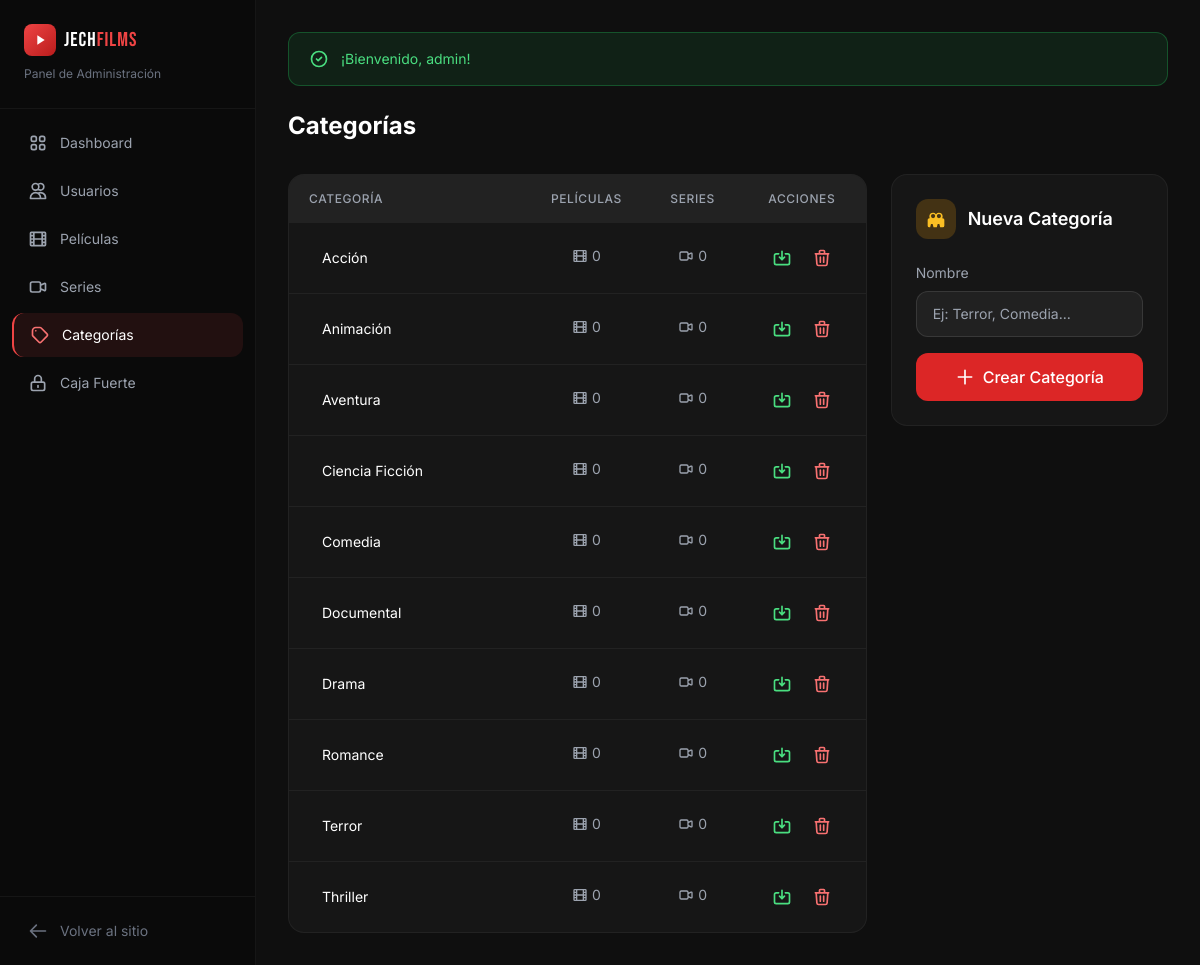
The app's page /admin/categories (signed in) with its own data.
### tables this page shows
CREATE TABLE categories (
    id INT PRIMARY KEY AUTO_INCREMENT,
    name VARCHAR(100) NOT NULL,
    slug VARCHAR(100) NOT NULL UNIQUE,
    parent_id INT DEFAULT NULL,
    created_at TIMESTAMP DEFAULT CURRENT_TIMESTAMP,
    
    INDEX idx_slug (slug),
    INDEX idx_parent (parent_id),
    FOREIGN KEY (parent_id) REFERENCES categories(id) ON DELETE SET NULL
);

### controllers/admin/CategoriesController.php (called while the page is built, shortened)
<?php
require_once BASE_PATH . '/models/Category.php';
class CategoriesController {
    private Category $categoryModel;
    public function __construct() {
        $this->categoryModel = new Category();
    }
    public function index(): void {
        $categories = $this->categoryModel->getAllWithCounts();
        require_once VIEWS_PATH . '/admin/categories/index.php';
    }
}

### public/index.php (called while the page is built, shortened)
<?php
require_once __DIR__ . '/../config/database.php';
require_once __DIR__ . '/../helpers/functions.php';
$requestUri = $_SERVER['REQUEST_URI'];
$basePath = parse_url(BASE_URL, PHP_URL_PATH) ?: '';
$path = str_replace($basePath, '', parse_url($requestUri, PHP_URL_PATH));
$path = trim($path, '/');
$segments = explode('/', $path);
$controller = $segments[0] ?? 'home';
$action = $segments[1] ?? 'index';
$params = array_slice($segments, 2);
if ($controller === 'admin' && isset($segments[1])) {
    $action = $segments[2] ?? 'index';
    $params = array_slice($segments, 3);
}
$controllerInstance = new $className();
call_user_func_array([$controllerInstance, $action], $params);

### config/database.php (called while the page is built, shortened)
<?php
function getConnection(): PDO {
    static $pdo = null;
    if ($pdo === null) {
        $dsn = sprintf(
            'mysql:host=%s;dbname=%s;charset=%s',
            DB_HOST,
            DB_NAME,
            DB_CHARSET
        );
        $options = [
            PDO::ATTR_ERRMODE => PDO::ERRMODE_EXCEPTION,
            PDO::ATTR_DEFAULT_FETCH_MODE => PDO::FETCH_ASSOC,
            PDO::ATTR_EMULATE_PREPARES => false,
        ];
        try {
            $pdo = new PDO($dsn, DB_USER, DB_PASS, $options);
        } catch (PDOException $e) {
            die('Error de conexión a la base de datos. Por favor, verifica la configuración.');
        }
    }
    return $pdo;
}

### models/Category.php (called while the page is built, shortened)
<?php
require_once __DIR__ . '/Model.php';
class Category extends Model {
    public function getAllWithCounts(): array {
        $sql = "
            SELECT c.*,
                   (SELECT COUNT(*) FROM movie_categories WHERE category_id = c.id) as movies_count,
                   (SELECT COUNT(*) FROM series_categories WHERE category_id = c.id) as series_count
            FROM categories c
            ORDER BY c.name ASC
        ";
        return $this->query($sql);
    }
}

### models/Model.php (called while the page is built, shortened)
<?php
abstract class Model {
    protected PDO $db;
    public function __construct() {
        $this->db = getConnection();
    }
    protected function query(string $sql, array $params = []): array {
        $stmt = $this->db->prepare($sql);
        $stmt->execute($params);
        return $stmt->fetchAll();
    }
}

### helpers/functions.php (called while the page is built, shortened)
<?php
function e(string $string): string {
    return htmlspecialchars($string, ENT_QUOTES, 'UTF-8');
}
function url(string $path = ''): string {
    return rtrim(BASE_URL, '/') . '/' . ltrim($path, '/');
}
function getFlash(): ?array {
    $flash = $_SESSION['flash'] ?? null;
    return $flash;
}

### views/admin/categories/index.php (the view, shortened to what this page needs)
<div class="flex items-center justify-between mb-8">
    <h1 class="text-2xl font-bold">Categorías</h1>
</div>
<div class="grid grid-cols-1 lg:grid-cols-3 gap-6">
    <div class="lg:col-span-2 bg-[#161616] rounded-2xl border border-white/5 overflow-hidden">
        <?php if (empty($categories)): ?>
            <div class="p-12 text-center text-gray-400">
                <svg class="w-12 h-12 mx-auto mb-4 text-gray-600" fill="none" stroke="currentColor" viewBox="0 0 24 24">
                    <path stroke-linecap="round" stroke-linejoin="round" stroke-width="2" d="M7 7h.01M7 3h5c.512 0 1.024.195 1.414.586l7 7a2 2 0 010 2.828l-7 7a2 2 0 01-2.828 0l-7-7A1.994 1.994 0 013 12V7a4 4 0 014-4z"/>
                </svg>
                No hay categorías creadas.
            </div>
        <?php else: ?>
            <div class="overflow-x-auto">
            <table class="w-full min-w-[500px]">
                <thead class="bg-white/5 text-xs uppercase tracking-wider text-gray-400">
                    <tr>
                        <th class="text-left px-5 py-4 font-medium">Categoría</th>
                        <th class="text-center px-4 py-4 font-medium">Películas</th>
                        <th class="text-center px-4 py-4 font-medium">Series</th>
                        <th class="text-center px-4 py-4 font-medium">Acciones</th>
                    </tr>
                </thead>
                <tbody class="divide-y divide-white/5">
                    <?php foreach ($categories as $cat): ?>
                    <tr class="hover:bg-white/[0.02] transition">
                        <td class="px-5 py-4">
                            <form action="<?= url('admin/categories/update/' . $cat['id']) ?>" method="POST" class="flex items-center gap-2" id="form-<?= $cat['id'] ?>">
                                <input type="text" name="name" value="<?= e($cat['name']) ?>"
                                       class="bg-transparent border border-transparent hover:border-white/10 focus:border-red-500 rounded-lg px-3 py-2 text-sm w-40 transition focus:outline-none focus:bg-white/5">
                            </form>
                        </td>
                        <td class="px-4 py-4 text-center">
                            <span class="inline-flex items-center gap-1 text-sm text-gray-400">
                                <svg class="w-4 h-4" fill="none" stroke="currentColor" viewBox="0 0 24 24"><path stroke-linecap="round" stroke-linejoin="round" stroke-width="2" d="M7 4v16M17 4v16M3 8h4m10 0h4M3 12h18M3 16h4m10 0h4M4 20h16a1 1 0 001-1V5a1 1 0 00-1-1H4a1 1 0 00-1 1v14a1 1 0 001 1z"/></svg>
                                <?= $cat['movies_count'] ?? 0 ?>
                            </span>
                        </td>
                        <td class="px-4 py-4 text-center">
                            <span class="inline-flex items-center gap-1 text-sm text-gray-400">
                                <svg class="w-4 h-4" fill="none" stroke="currentColor" viewBox="0 0 24 24"><path stroke-linecap="round" stroke-linejoin="round" stroke-width="2" d="M15 10l4.553-2.276A1 1 0 0121 8.618v6.764a1 1 0 01-1.447.894L15 14M5 18h8a2 2 0 002-2V8a2 2 0 00-2-2H5a2 2 0 00-2 2v8a2 2 0 002 2z"/></svg>
                                <?= $cat['series_count'] ?? 0 ?>
                            </span>
                        </td>
                        <td class="px-4 py-4">
                            <div class="flex items-center justify-center gap-1">
                                <button type="submit" form="form-<?= $cat['id'] ?>"
                                        class="p-2 rounded-lg text-green-400 hover:bg-green-500/10 transition" title="Guardar cambios">
                                    <svg class="w-5 h-5" fill="none" stroke="currentColor" viewBox="0 0 24 24">
                                        <path stroke-linecap="round" stroke-linejoin="round" stroke-width="2" d="M8 7H5a2 2 0 00-2 2v9a2 2 0 002 2h14a2 2 0 002-2V9a2 2 0 00-2-2h-3m-1 4l-3 3m0 0l-3-3m3 3V4"/>
                                    </svg>
                                </button>
                                <button type="button"
                                        onclick="openDeleteModal(<?= $cat['id'] ?>, '<?= e($cat['name']) ?>')"
                                        class="p-2 rounded-lg text-red-400 hover:bg-red-500/10 transition" title="Eliminar">
                                    <svg class="w-5 h-5" fill="none" stroke="currentColor" viewBox="0 0 24 24">
                                        <path stroke-linecap="round" stroke-linejoin="round" stroke-width="2" d="M19 7l-.867 12.142A2 2 0 0116.138 21H7.862a2 2 0 01-1.995-1.858L5 7m5 4v6m4-6v6m1-10V4a1 1 0 00-1-1h-4a1 1 0 00-1 1v3M4 7h16"/>
                                    </svg>
                                </button>
                            </div>
                        </td>
                    </tr>
                    <?php endforeach; ?>
                </tbody>
            </table>
            </div>
        <?php endif; ?>
    </div>
    <div class="bg-[#161616] rounded-2xl border border-white/5 p-6 h-fit">
        <div class="flex items-center gap-3 mb-6">
            <div class="w-10 h-10 rounded-xl bg-amber-500/20 flex items-center justify-center">
            </div>
            <h2 class="text-lg font-semibold">Nueva Categoría</h2>
        </div>
        <form action="<?= url('admin/categories/store') ?>" method="POST" class="space-y-4">
            <div>
                <label class="block text-sm text-gray-400 mb-2">Nombre</label>
                <input type="text" name="name" required placeholder="Ej: Terror, Comedia..."
                       class="w-full bg-white/5 border border-white/10 rounded-xl px-4 py-3 text-sm focus:outline-none focus:border-red-500 transition">
            </div>
            <button type="submit" class="w-full flex items-center justify-center gap-2 bg-red-600 hover:bg-red-700 py-3 rounded-xl font-medium transition">
                <svg class="w-5 h-5" fill="none" stroke="currentColor" viewBox="0 0 24 24">
                    <path stroke-linecap="round" stroke-linejoin="round" stroke-width="2" d="M12 4v16m8-8H4"/>
                </svg>
                Crear Categoría
            </button>
        </form>
    </div>
</div>
<?php
$content = ob_get_clean();
require_once VIEWS_PATH . '/layouts/admin.php';
?>

### views/layouts/admin.php (shortened to what this page needs)
<!DOCTYPE html>
<html lang="es">
<head>
    <script src="https://cdn.tailwindcss.com"></script>
</head>
<body class="bg-[#0f0f0f] text-white font-sans min-h-screen">
    <?php
    $currentPath = $_SERVER['REQUEST_URI'];
    $navItems = [
        ['dashboard', 'Dashboard', 'admin/dashboard', '<path stroke-linecap="round" stroke-linejoin="round" stroke-width="2" d="M4 6a2 2 0 012-2h2a2 2 0 012 2v2a2 2 0 01-2 2H6a2 2 0 01-2-2V6zM14 6a2 2 0 012-2h2a2 2 0 012 2v2a2 2 0 01-2 2h-2a2 2 0 01-2-2V6zM4 16a2 2 0 012-2h2a2 2 0 012 2v2a2 2 0 01-2 2H6a2 2 0 01-2-2v-2zM14 16a2 2 0 012-2h2a2 2 0 012 2v2a2 2 0 01-2 2h-2a2 2 0 01-2-2v-2z"/>'],
        ['users', 'Usuarios', 'admin/users', '<path stroke-linecap="round" stroke-linejoin="round" stroke-width="2" d="M12 4.354a4 4 0 110 5.292M15 21H3v-1a6 6 0 0112 0v1zm0 0h6v-1a6 6 0 00-9-5.197M13 7a4 4 0 11-8 0 4 4 0 018 0z"/>'],
        ['movies', 'Películas', 'admin/movies', '<path stroke-linecap="round" stroke-linejoin="round" stroke-width="2" d="M7 4v16M17 4v16M3 8h4m10 0h4M3 12h18M3 16h4m10 0h4M4 20h16a1 1 0 001-1V5a1 1 0 00-1-1H4a1 1 0 00-1 1v14a1 1 0 001 1z"/>'],
        ['series', 'Series', 'admin/series', '<path stroke-linecap="round" stroke-linejoin="round" stroke-width="2" d="M15 10l4.553-2.276A1 1 0 0121 8.618v6.764a1 1 0 01-1.447.894L15 14M5 18h8a2 2 0 002-2V8a2 2 0 00-2-2H5a2 2 0 00-2 2v8a2 2 0 002 2z"/>'],
        ['categories', 'Categorías', 'admin/categories', '<path stroke-linecap="round" stroke-linejoin="round" stroke-width="2" d="M7 7h.01M7 3h5c.512 0 1.024.195 1.414.586l7 7a2 2 0 010 2.828l-7 7a2 2 0 01-2.828 0l-7-7A1.994 1.994 0 013 12V7a4 4 0 014-4z"/>'],
        ['vault', 'Caja Fuerte', 'admin/vault', '<path stroke-linecap="round" stroke-linejoin="round" stroke-width="2" d="M12 15v2m-6 4h12a2 2 0 002-2v-6a2 2 0 00-2-2H6a2 2 0 00-2 2v6a2 2 0 002 2zm10-10V7a4 4 0 00-8 0v4h8z"/>'],
    ];
    ?>
    <div class="flex min-h-screen">
        <aside id="sidebar" class="w-64 bg-[#0a0a0a] border-r border-white/5 fixed h-full z-50 transform -translate-x-full lg:translate-x-0 transition-transform duration-300">
            <div class="p-6 border-b border-white/5 hidden lg:block">
                <a href="<?= url('') ?>" class="flex items-center gap-2 mb-1">
                    <div class="w-8 h-8 bg-gradient-to-br from-red-500 to-red-700 rounded-lg flex items-center justify-center">
                        <svg class="w-4 h-4 text-white" fill="currentColor" viewBox="0 0 24 24"><path d="M8 5v14l11-7z"/></svg>
                    </div>
                    <span class="logo-text text-xl tracking-wider">
                        <span class="text-white">JECH</span><span class="text-red-500">FILMS</span>
                    </span>
                </a>
                <span class="text-xs text-gray-500">Panel de Administración</span>
            </div>
            <nav class="p-3 space-y-1 mt-2 lg:mt-0">
                <?php foreach ($navItems as $item):
                    $isActive = strpos($currentPath, $item[0]) !== false;
                ?>
                <a href="<?= url($item[2]) ?>"
                   class="flex items-center gap-3 px-4 py-3 rounded-xl text-sm transition <?= $isActive ? 'bg-red-500/10 text-white border-l-2 border-red-500' : 'text-gray-400 hover:bg-white/5 hover:text-white' ?>">
                    <svg class="w-5 h-5 <?= $isActive ? 'text-red-400' : '' ?>" fill="none" stroke="currentColor" viewBox="0 0 24 24"><?= $item[3] ?></svg>
                    <?= $item[1] ?>
                </a>
                <?php endforeach; ?>
            </nav>
            <div class="absolute bottom-0 left-0 right-0 p-3 border-t border-white/5">
                <a href="<?= url('') ?>" class="flex items-center gap-3 px-4 py-3 rounded-xl text-sm text-gray-500 hover:bg-white/5 hover:text-white transition">
                    <svg class="w-5 h-5" fill="none" stroke="currentColor" viewBox="0 0 24 24">
                        <path stroke-linecap="round" stroke-linejoin="round" stroke-width="2" d="M10 19l-7-7m0 0l7-7m-7 7h18"/>
                    </svg>
                    Volver al sitio
                </a>
            </div>
        </aside>
        <main class="flex-1 lg:ml-64 p-4 lg:p-8 bg-[#0f0f0f] pt-20 lg:pt-8">
            <?php $flash = getFlash(); if ($flash): ?>
            <div class="mb-6 px-5 py-4 rounded-xl flex items-center gap-3 <?= $flash['type'] === 'error' ? 'bg-red-500/10 border border-red-500/30 text-red-400' : 'bg-green-500/10 border border-green-500/30 text-green-400' ?>">
                <?php if ($flash['type'] === 'error'): ?>
                    <svg class="w-5 h-5 shrink-0" fill="none" stroke="currentColor" viewBox="0 0 24 24"><path stroke-linecap="round" stroke-linejoin="round" stroke-width="2" d="M12 8v4m0 4h.01M21 12a9 9 0 11-18 0 9 9 0 0118 0z"/></svg>
                <?php else: ?>
                    <svg class="w-5 h-5 shrink-0" fill="none" stroke="currentColor" viewBox="0 0 24 24"><path stroke-linecap="round" stroke-linejoin="round" stroke-width="2" d="M9 12l2 2 4-4m6 2a9 9 0 11-18 0 9 9 0 0118 0z"/></svg>
                <?php endif; ?>
                <span class="text-sm"><?= $flash['message'] ?></span>
            </div>
            <?php endif; ?>
            <?= $content ?? '' ?>
        </main>
    </div>
</body>
</html>

### views/layouts/admin.php (style rules this page uses)
.logo-text { font-family: 'Bebas Neue', sans-serif; letter-spacing: 0.08em; }

### records on screen
categories: name "Acción", movies_count "0", series_count "0"
categories: name "Animación", movies_count "0", series_count "0"
categories: name "Aventura", movies_count "0", series_count "0"
categories: name "Ciencia Ficción", movies_count "0", series_count "0"
categories: name "Comedia", movies_count "0", series_count "0"
categories: name "Documental", movies_count "0", series_count "0"
categories: name "Drama", movies_count "0", series_count "0"
categories: name "Romance", movies_count "0", series_count "0"
categories: name "Terror", movies_count "0", series_count "0"
categories: name "Thriller", movies_count "0", series_count "0"

### other values on screen
$item[1] "Dashboard"
$item[1] "Usuarios"
$item[1] "Películas"
$item[1] "Series"
$item[1] "Categorías"
$item[1] "Caja Fuerte"
$flash['message'] "¡Bienvenido, admin!"
